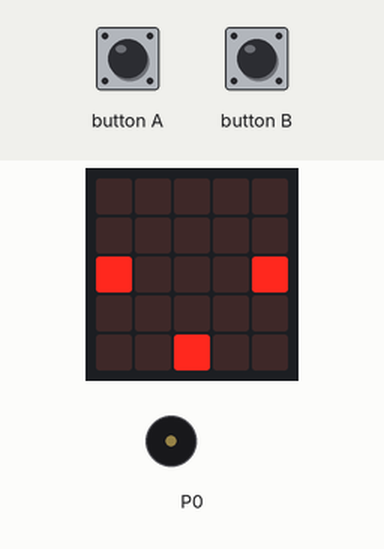
Simulated run of this program. Board: BBC micro:bit (MakeCode). Shown: the board's 5×5 LED display, buzzer (waves = sounding). Inputs (shaded band) come from the test bench. Random numbers come from a fixed seed; the short countdown, score and lost-life animations are approximate.

Above: at 1.9 s.
2.0 s: button A pressed for 0.15 s
At 2.55 s:
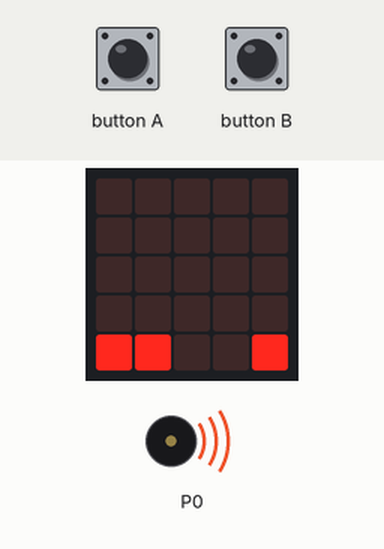
2.7 s: button B pressed for 0.15 s
At 4.0 s:
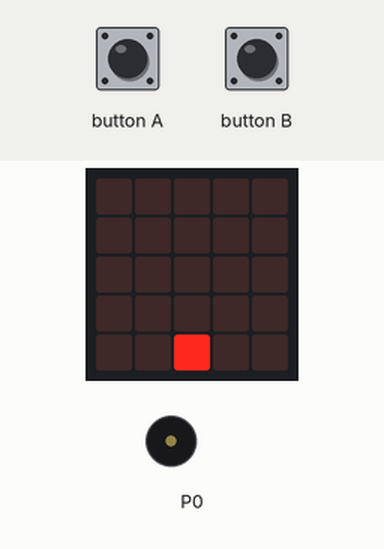
5.8 s: button A pressed for 0.15 s
At 7.1 s:
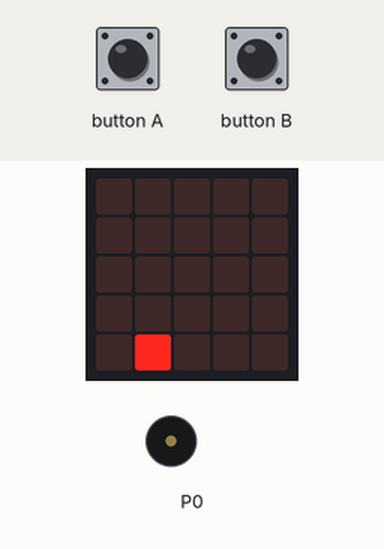
8.9 s: button B pressed for 0.15 s
At 11.81 s:
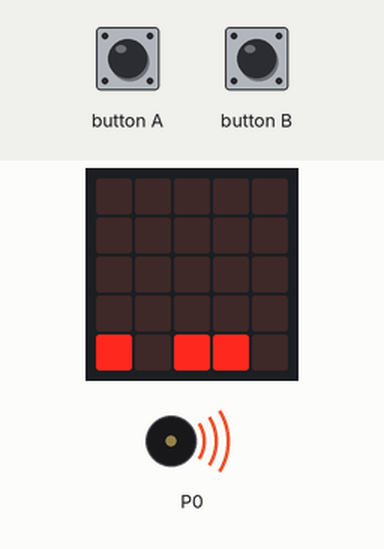
12.0 s: button A pressed for 0.15 s
At 14.61 s:
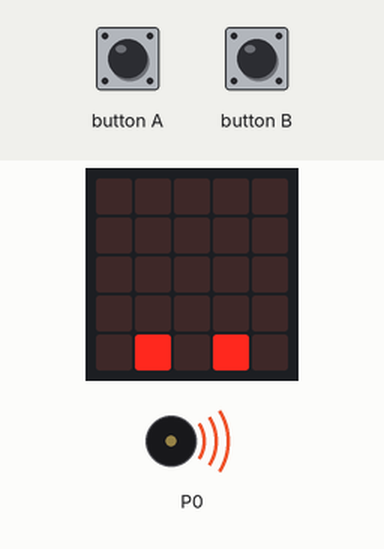
15.1 s: button B pressed for 0.15 s
At 21.06 s:
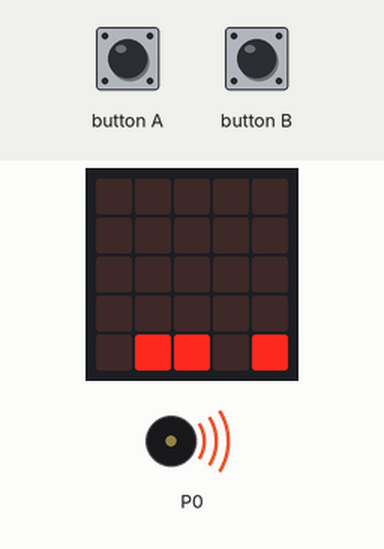
Timing chart, 0 to 21.6 s (numbered marks = the images above; inputs shaded):
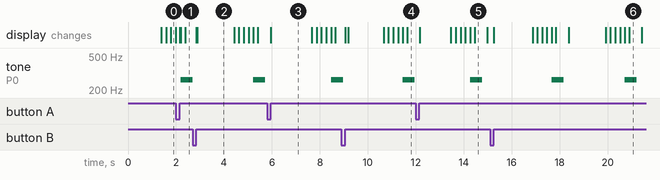

Measured:
- by itself, tone on P0: alternates 262 Hz for 0.50 s and silent for 2.6 s
- what the display in image 2 shows lasts 1.5 s, from 2.9 s to 4.4 s
- what the display in image 3 shows lasts 1.7 s, from 6.0 s to 7.7 s
- what the display in image 5 shows lasts 0.5 s, from 14.5 s to 15.0 s

The program:

main.ts
```typescript
input.onButtonPressed(Button.A, function () {
    jokalaria.move(-1)
})
input.onButtonPressed(Button.B, function () {
    jokalaria.move(1)
})
let meteorito_2: game.LedSprite = null
let meteorito: game.LedSprite = null
let jokalaria: game.LedSprite = null
jokalaria = game.createSprite(2, 4)
basic.forever(function () {
    basic.pause(randint(1250, 2000))
    meteorito = game.createSprite(randint(0, 4), 0)
    meteorito_2 = game.createSprite(randint(0, 4), 0)
    for (let index = 0; index < 4; index++) {
        basic.pause(200)
        meteorito.change(LedSpriteProperty.Y, 1)
        meteorito_2.change(LedSpriteProperty.Y, 1)
    }
    if (meteorito.isTouching(jokalaria) || meteorito_2.isTouching(jokalaria)) {
        game.gameOver()
    } else {
        game.addScore(1)
        music.playTone(262, music.beat(BeatFraction.Whole))
    }
    basic.pause(200)
    meteorito.delete()
    meteorito_2.delete()
})
```

test.ts
```typescript
// aquí va el archivo "tests"; esto no se compilará cuando este paquete se utilice como una extensión.
```
